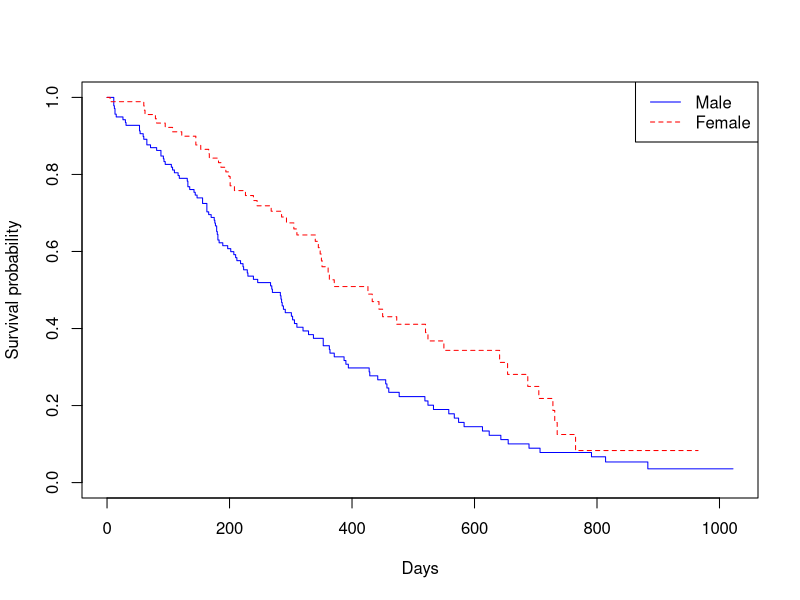

The R script that drew this image:
# Example survival analysis in R
# Load survival package and dataset
library(survival)

# Use the built-in 'lung' dataset
?lung

# Fit a Kaplan-Meier survival curve
fit <- survfit(Surv(time, status) ~ sex, data = lung)

# Print summary of fit
summary(fit)

# Plot the survival curves
plot(fit, col = c("blue", "red"), lty = 1:2,
     xlab = "Days", ylab = "Survival probability")
legend("topright", legend = c("Male", "Female"),
       col = c("blue", "red"), lty = 1:2)
